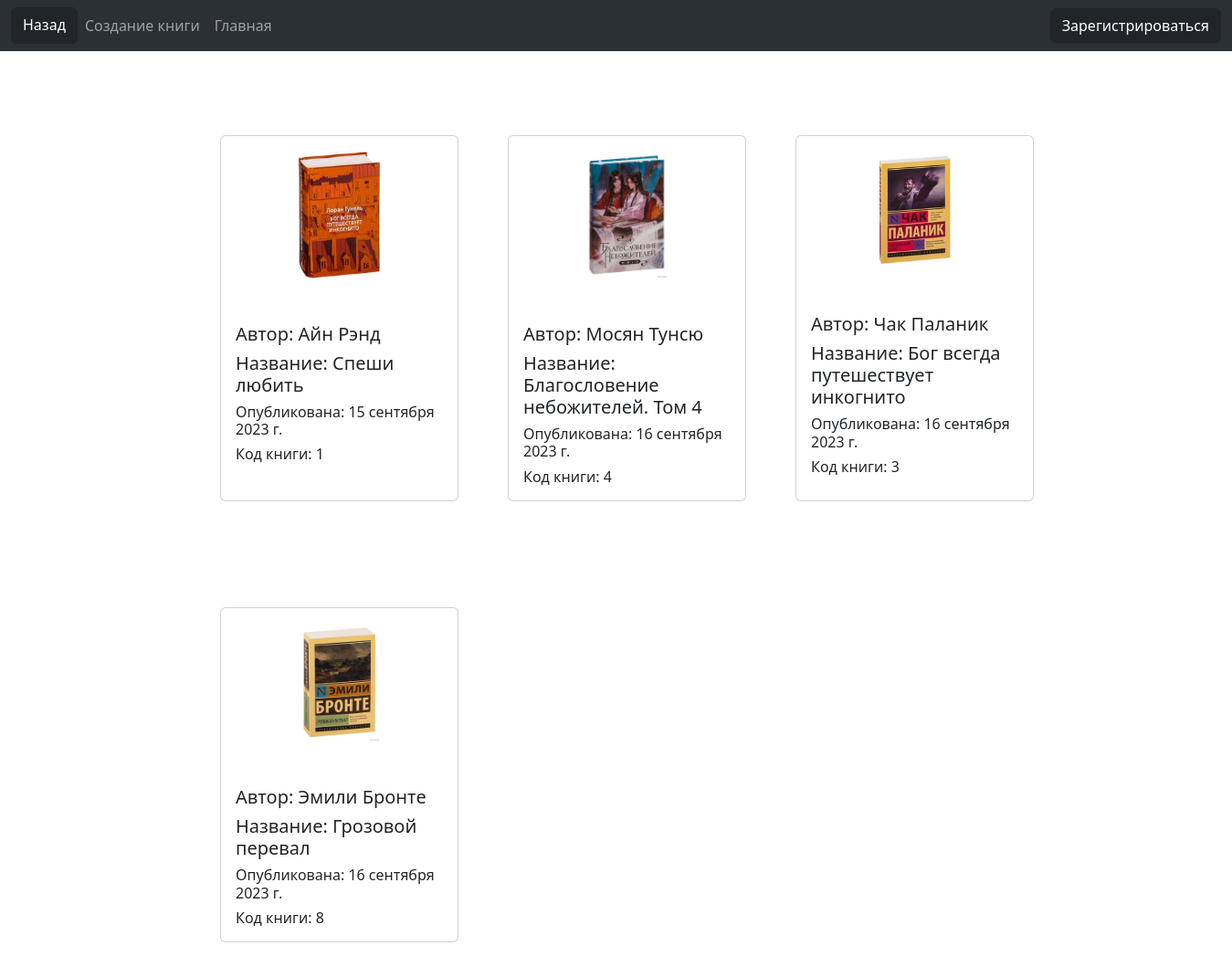
/books2/, run on the app's committed database.
### index/models.py (models this page shows, shortened)
class Books(models.Model):
    book_img = models.ImageField(upload_to='img/', blank=True, null=True, default=None)
    book_name = models.CharField(max_length=255, null=True)
    book_author = models.CharField(max_length=255, null=True)
    publication_date = models.DateField(auto_now_add=True, null=True)
    user = models.ForeignKey(Users, on_delete=models.SET_DEFAULT, default=Users.objects.get(name='admin').id, )

### index/views.py (the view)
# urls.py: path('books<int:user_pk>/', views.books, name='books'),
def books(request, user_pk):
    admin = Users.objects.get(name='admin').id
    books = Books.objects.all().filter(user=admin).order_by('book_author')
    user = Users.objects.get(id=user_pk)
    context = {
        'books': books,
        'user_pk': user_pk,
        'user': user
    }
    return render(request, 'books_list.html', context)

### index/templates/books_list.html (shortened to what this page needs)
{% extends "base.html" %}
{% block content %}
{% if books %}
<div class="container py-5" style="margin-left:199px;">
    <div class="row">
        {% for book in books %}
        <div class="col-12 col-md-3 mb-3" style="margin-top: 100px; margin-left: 30px; margin-bottom: 100px;">
            <div class="card h-100">
                <p class="aligncenter">
                    {% if book.book_img %}
                <center><p><img src="{{ book.book_img.url }}" alt="" width="35%"></p></center>
                {% else %}
                <p></p>
                {% endif %}
                </p>
                <div class="card-body">
                    <h5 class="card-title">Автор: {{ book.book_author }}</h5>
                    <h5 class="card-title">Название: {{ book.book_name }}</h5>
                    <h6 class="card-text">Опубликована: {{ book.publication_date }}</h6>
                    <h6 class="card-text">Код книги: {{ book.id}}</h6>
                </div>
            </div>
        </div>
        {% endfor %}
    </div>
</div>
{% else %}
<h1 style="text-align: center; margin-top: 100px;">Мы не выдавали книги.</h1>
{% endif %}
{% endblock %}

### templates/base.html (shortened to what this page needs)
<!DOCTYPE html>
{% load static %}
<html lang="ru">
<head>
    <link rel="stylesheet" href="{% static '/css/base.css' %}">
    <link href="https://cdn.jsdelivr.net/npm/bootstrap@5.3.0/dist/css/bootstrap.min.css" rel="stylesheet"
>
</head>
<body>
<nav class="navbar fixed-top navbar-expand-sm bg-body-tertiary" data-bs-theme="dark" style="background-color: #4A1903;">
    <div class="container-fluid">
        <div class="collapse navbar-collapse" id="navbarSupportedContent">
            <ul class="navbar-nav me-auto mb-2 mb-lg-0">
                <a href="#" class="btn btn-dark" onclick="history.back();return false;">Назад</a>
                <li class="nav-item">
                    <a class="nav-link" aria-current="page" href="{% url 'create' %}">Создание книги</a>
                </li>
                <li>
                    <a href="{% url 'index' %}" class="nav-link" >Главная</a>
                </li>
            </ul>
            <a href="{% url 'auth' %}" class="btn btn-dark">Зарегистрироваться</a>
        </div>
    </div>
</nav>
{% block content %}
{% endblock %}
</body>
</html>

### static/css/base.css (style rules this page uses)
body { background: #794738; color: #ffffff; }

### index/templates/books_list.html (style rules this page uses)
.aligncenter { text-align: center; }

### data on the page
Books: book_img (picture), book_author "Айн Рэнд", book_name "Спеши любить", publication_date "15 сентября 2023 г.", id "1"
Books: book_img (picture), book_author "Мосян Тунсю", book_name "Благословение небожителей. Том 4", publication_date "16 сентября 2023 г.", id "4"
Books: book_img (picture), book_author "Чак Паланик", book_name "Бог всегда путешествует инкогнито", publication_date "16 сентября 2023 г.", id "3"
Books: book_img (picture), book_author "Эмили Бронте", book_name "Грозовой перевал", publication_date "16 сентября 2023 г.", id "8"
